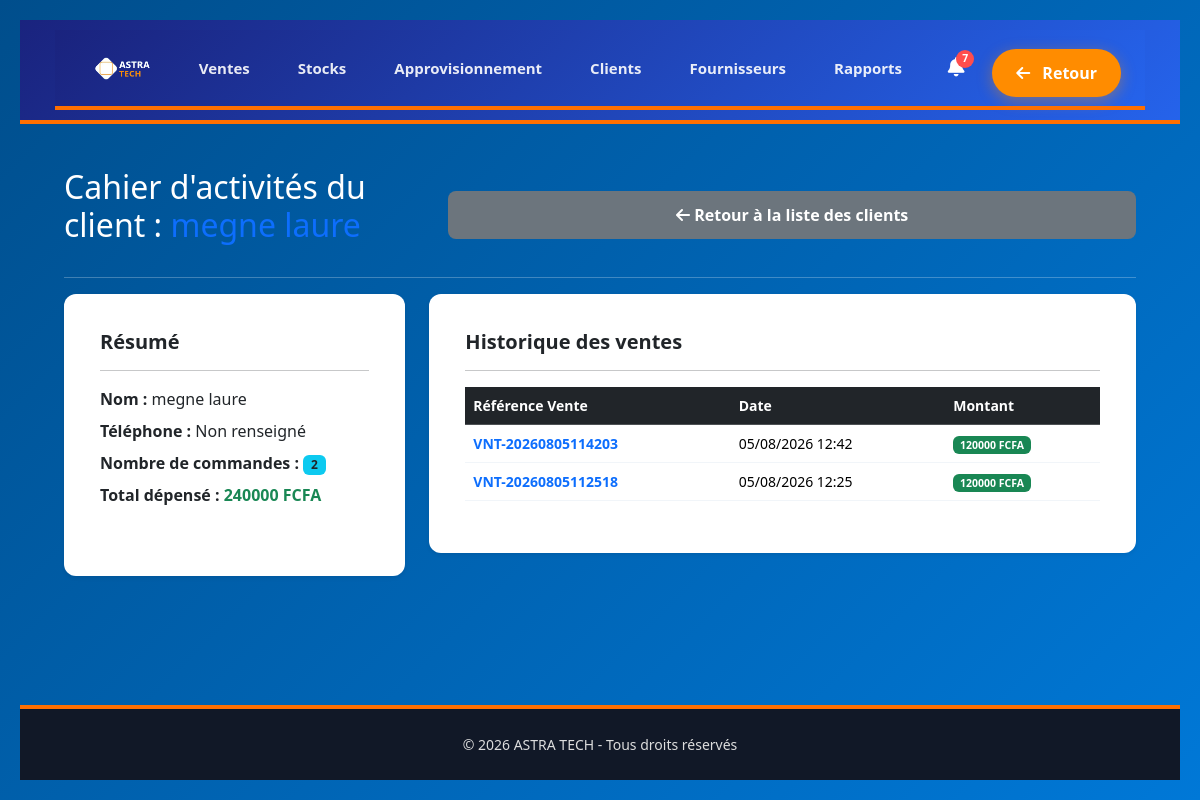
The page /clients/activites/12/ (signed in) on the database its author committed.
### astra/models.py (models this page shows, shortened)
class Client(models.Model):
    reference = models.CharField(
        max_length=100, unique=True, blank=True, null=True
    )
    nom = models.CharField(max_length=255)
    telephone = models.CharField(max_length=50, blank=True)
    email = models.EmailField(blank=True, null=True)
    adresse = models.TextField(blank=True)
    date_inscription = models.DateField(auto_now_add=True, null=True, blank=True)
    total_depense = models.DecimalField(
        max_digits=12, decimal_places=2, default=0
    )
    is_active = models.BooleanField(default=True)

class Vente(models.Model):
    STATUT_CHOICES = [
        ("en_attente", "En attente"),
        ("confirmee", "Confirmée"),
        ("livree", "Livrée"),
    ]
    reference = models.CharField(
        max_length=100,
        unique=True
    )
    client = models.ForeignKey(
        Client,
        on_delete=models.SET_NULL,
        null=True,
        blank=True,
        related_name="ventes"
    )
    date_vente = models.DateTimeField(
        default=timezone.now
    )
    montant_total = models.DecimalField(
        max_digits=12,
        decimal_places=2,
        default=0
    )
    mode_paiement = models.CharField(
        max_length=50,
        default="especes"
    )
    statut = models.CharField(
        max_length=50,
        choices=STATUT_CHOICES,
        default="en_attente"
    )
    est_archive = models.BooleanField(
        default=False
    )

### astra/views.py (the view)
# urls.py: path('clients/activites/<int:client_id>/', views.detail_client_activites, name='detail_client_activites'),
@verifier_acces_strict
def detail_client_activites(request, client_id):
    client = get_object_or_404(Client, pk=client_id)
    ventes_client = Vente.objects.filter(client=client, est_archive=False).order_by('-date_vente')
    total_depense = ventes_client.aggregate(total=Sum('montant_total'))['total'] or 0
    nombre_commandes = ventes_client.count()
    context = {
        'client': client,
        'ventes_client': ventes_client,
        'total_depense': total_depense,
        'nombre_commandes': nombre_commandes,
    }
    return render(request, 'astra/detail_client_activites.html', context)

### astra/views.py (called while the page is built, shortened)
def verifier_acces_strict(view_func):
    @wraps(view_func)
    def wrapper(request, *args, **kwargs):
        is_logged = request.user.is_authenticated or request.session.get('connecte')
        return view_func(request, *args, **kwargs)
    return wrapper

### astra/Templates/astra/detail_client_activites.html (shortened to what this page needs)
{% extends 'base.html' %}
{% block content %}
<div class="container-fluid py-4 px-4">
    <div class="d-flex justify-content-between align-items-center mb-4">
        <h2>Cahier d'activités du client : <span class="text-primary">{{ client.nom }}</span></h2>
        <a href="{% url 'astra:gestion_clients' %}" class="btn btn-secondary">
            <i class="fas fa-arrow-left"></i> Retour à la liste des clients
        </a>
    </div>
    <hr>
    <div class="row">
        <div class="col-lg-4 mb-4">
            <div class="card shadow-sm border-0 h-100">
                <div class="card-body">
                    <h4 class="card-title text-dark mb-3">Résumé</h4>
                    <hr>
                    <p class="mb-2"><strong>Nom :</strong> {{ client.nom }}</p>
                    <p class="mb-2"><strong>Téléphone :</strong> {{ client.telephone|default:"Non renseigné" }}</p>
                    <p class="mb-2"><strong>Nombre de commandes :</strong> <span class="badge bg-info text-dark">{{ nombre_commandes }}</span></p>
                    <p class="mb-2"><strong>Total dépensé :</strong> <span class="text-success fw-bold">{{ total_depense|floatformat:0 }} FCFA</span></p>
                </div>
            </div>
        </div>
        <div class="col-lg-8">
            <div class="card shadow-sm border-0">
                <div class="card-body">
                    <h4 class="card-title text-dark mb-3">Historique des ventes</h4>
                    <hr>
                    <div class="table-responsive">
                        <table class="table table-hover align-middle">
                            <thead class="table-dark">
                                <tr>
                                    <th>Référence Vente</th>
                                    <th>Date</th>
                                    <th>Montant</th>
                                </tr>
                            </thead>
                            <tbody>
                                {% for vente in ventes_client %}
                                <tr>
                                    <td class="fw-bold text-primary">{{ vente.reference }}</td>
                                    <td>{{ vente.date_vente|date:"d/m/Y H:i" }}</td>
                                    <td><span class="badge bg-success">{{ vente.montant_total|floatformat:0 }} FCFA</span></td>
                                </tr>
                                {% empty %}
                                <tr>
                                    <td colspan="3" class="text-center py-4 text-muted">Aucune activité enregistrée pour ce client.</td>
                                </tr>
                                {% endfor %}
                            </tbody>
                        </table>
                    </div>
                </div>
            </div>
        </div>
    </div>
</div>
{% endblock %}

### astra/static/css/base.css (style rules this page uses)
*, *::before, *::after { box-sizing: border-box; margin: 0; padding: 0; }
html, body { width: 100%; min-height: 100vh; background-color: #f4f6fb; font-family: 'Inter', 'Segoe UI', Arial, sans-serif; color: #333; overflow-x: hidden; }
.app-layout { display: flex; flex-direction: column; min-height: 100vh; width: 100%; }

### astra/static/css/header.css (style rules this page uses)
.table-responsive { width: 100%; overflow-x: auto; -webkit-overflow-scrolling: touch; }
table { width: 100%; border-collapse: collapse; white-space: nowrap; }
thead { background: #004E8C; color: white; }
thead th { padding: 14px; text-align: left; font-size: 14px; font-weight: 600; }
tbody td { padding: 14px; border-bottom: 1px solid #f1f5f9; font-size: 14px; color: #334155; }

### astra/static/css/style.css (style rules this page uses)
:root { --tech-blue: #0078D7; --tech-dark-blue: #004E8C; --tech-orange: #FF8C00; --tech-white: #FFFFFF; --tech-light-gray: #F5F5F5; --tech-dark-gray: #333; }
* { margin: 0; padding: 0; box-sizing: border-box; }
body { font-family: 'Segoe UI', Arial, sans-serif; background: linear-gradient(135deg, var(--tech-dark-blue) 0%, var(--tech-blue) 100%); color: var(--tech-white); min-height: 100vh; display: flex; justify-content: center; align-items: center; padding: 20px; }
.btn { width: 100%; padding: 12px; border-radius: 8px; border: none; font-size: clamp(14px, 3vw, 16px); font-weight: 600; cursor: pointer; transition: all 0.3s; margin-top: 10px; }
.card { background-color: var(--tech-white); border-radius: 12px; box-shadow: 0 5px 15px rgba(0, 0, 0, 0.05); padding: 20px; margin-bottom: 25px; border: 1px solid #eee; }
.card-title { font-size: clamp(18px, 4vw, 20px); font-weight: 600; color: var(--tech-dark-blue); }

### rows shown on the page
Client: nom "megne laure", telephone "Non renseigné"
Vente: reference "VNT-20260805114203", date_vente "05/08/2026 12:42", montant_total "120000"
Vente: reference "VNT-20260805112518", date_vente "05/08/2026 12:25", montant_total "120000"

### other values the page prints
{{ stock_bas }} "7"
{{ nombre_commandes }} "2"
{{ total_depense|floatformat:0 }} "240000"
